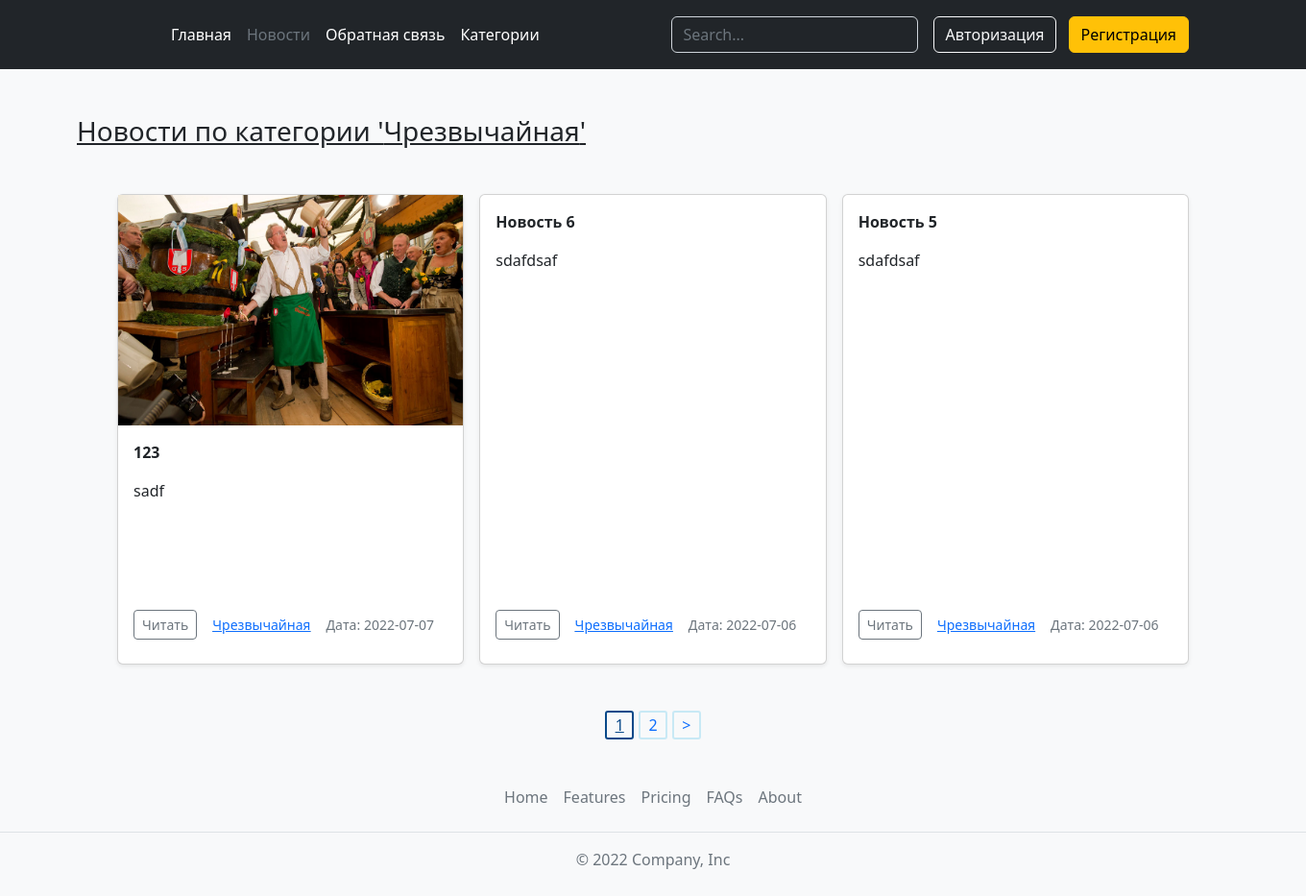
Page /news_by_cats/chrezvychajnaya on the earlier database version.
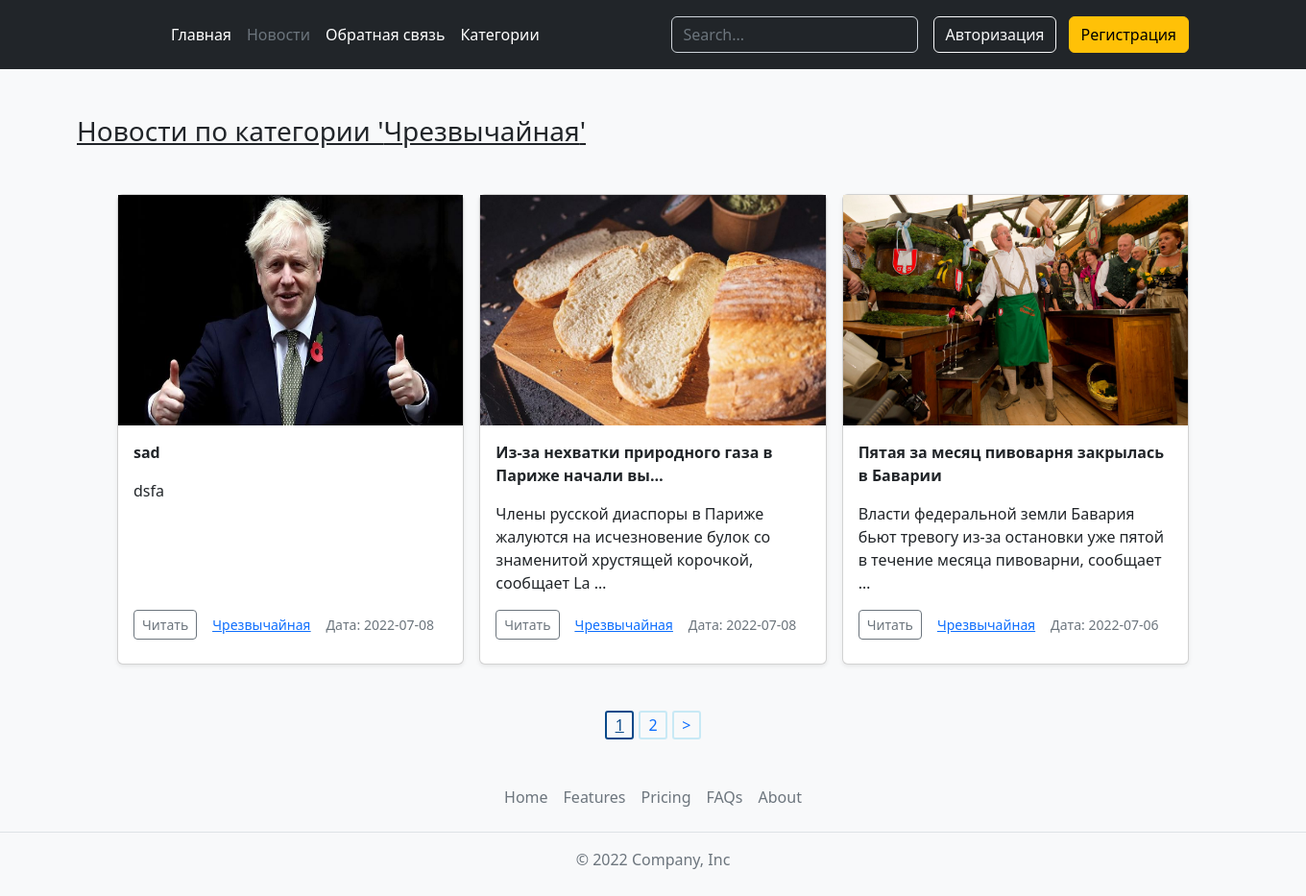
Same page on the later database version.
### news/models.py (models this page shows, shortened)
class New(models.Model):
    title = models.CharField(max_length=255, verbose_name="Заголовок")
    slug = models.SlugField(max_length=255, unique=True, db_index=True, null=True, verbose_name="URL", error_messages={'unique': 'Ошибка в URL'})
    content = models.TextField(blank=True, verbose_name="Содержание")
    time_create = models.DateTimeField(auto_now_add=True, verbose_name="Дата создания")
    time_update = models.DateTimeField(auto_now=True, verbose_name="Дата обновления")
    photo = models.ImageField(upload_to="%Y/%m/%d", verbose_name="Фото")
    is_published = models.BooleanField(default=True, verbose_name="Статус публикации")
    cat = models.ForeignKey('Category', on_delete=models.PROTECT, verbose_name="Категория")
    def get_absolute_url(self):
        return reverse('new', kwargs={'new_slug': self.slug})
    class Meta:
        verbose_name = "Новость"
        verbose_name_plural = "Новости"
        ordering = ["-id"]

class Category(models.Model):
    name = models.CharField(max_length=255, verbose_name="Название категории")
    slug = models.SlugField(max_length=255, unique=True, db_index=True, null=True, verbose_name="URL")
    def get_absolute_url(self):
        return reverse('news_by_cat', kwargs={'cat_slug': self.slug})
    class Meta:
        verbose_name = "Категория"
        verbose_name_plural = "Категории"
        ordering = ["id"]

### news/views.py (the view)
# urls.py: path('news_by_cats/<slug:cat_slug>', cache_page(60)(NewsCat.as_view()), name='news_by_cat'),
class NewsCat(DataMixin, ListView):
    model = New
    template_name = 'news/news_by_cat.html'
    context_object_name = 'news'
    allow_empty = True
    paginate_by = 3
    def get_context_data(self, *, object_list=None, **kwargs):
        context = super().get_context_data(**kwargs)
        c_def = self.get_user_context(active='all_news', cat_name=Category.objects.get(slug=self.kwargs['cat_slug']).name)
        context.update(c_def)
        return context
    def get_queryset(self):
        return self.model.objects.filter(cat__slug=self.kwargs['cat_slug'], is_published=True).select_related('cat')

### news/templatetags/news_tags.py (called while the page is built)
@register.simple_tag(name='get_menu')
def get_menu_to_nav(active: str):
    menu = [
            {'name_link': 'Главная', 'name_path': 'index', 'params': None, 'status': 'default'},
            {'name_link': 'Новости', 'name_path': 'all_news', 'params': {'page': 1}, 'status': 'default'},
            {'name_link': 'Предложить новость', 'name_path': 'add_new', 'params': None, 'status': 'default'},
            {'name_link': 'Обратная связь', 'name_path': 'contact', 'params': None, 'status': 'default'},
    ]
    indexs = {
        'index': 0,
        'all_news': 1,
        'add_new': 2,
        'contact': 3,
    }
    if active in indexs:
        menu[indexs[active]]['status'] = 'active'
    return menu

@register.inclusion_tag(filename='news/needful/cats.html', name='show_cats')
def show_block_cats(sort=None, cat_name=None):
    if not sort:
        cats = cache.get('cats')
        if not cats:
            cats = Category.objects.annotate(Count('new'))
    else:
        cats = Category.objects.order_by(sort).annotate(Count('new'))
    return {'cats': cats, 'cat_name': cat_name}

### news/templates/news/news_by_cat.html (shortened to what this page needs)
{% extends 'news/base.html' %}
{% block content %}
    <h3 class="news_title">Новости по категории '{{ cat_name }}'</h3>
    {% include 'news/needful/posts.html' %}
{% endblock %}

### news/templates/news/needful/posts.html (shortened to what this page needs)
<div class="album py-5 bg-light">
    <div class="container">
      <div class="row row-cols-1 row-cols-sm-2 row-cols-md-3 g-3">
          {% if news %}
            {% for new in news %}
                <div class="col">
                    <div class="card shadow-sm">
                        {% if new.photo %}
                            <img src="{{ new.photo.url }}" alt="" class="photo_new">
                        {% endif %}
                        <div class="card-body">
                        <p class="card-text"><strong>{{ new.title | truncatechars:50 }}</strong></p>
                        <p class="card-text">{{ new.content | truncatewords:15 | striptags }}</p>
                        <div class="d-flex justify-content-between align-items-center about_new">
                            <div class="btn-group">
                                <a href="{{ new.get_absolute_url }}" class="btn btn-sm btn-outline-secondary">
                                    Читать
                                </a>
                            </div>
                            <small class="text-muted"><u>
                                <a href="{{ new.cat.get_absolute_url }}">{{ new.cat.name }}</a>
                            </u></small>
                            <small class="text-muted">Дата: {{ new.time_update | date:'Y-m-d' }}</small>
                        </div>
                        </div>
                    </div>
                </div>
            {% endfor %}
          {% else %}
            <h2>Несуществующая страница! <a href="{% url 'index' %}">Главная.</a></h2>
          {% endif %}
        </div>
      </div>
    </div>
<div class="paginate">
    {% if page_obj.has_other_pages %}
        {% for p in paginator.page_range %}
            {% if page_obj.number == p %}
                <a href="?page={{ p }}" class="active">{{ p }}</a>
            {% else %}
                <a href="?page={{ p }}">{{ p }}</a>
            {% endif %}
        {% endfor %}
        {% if page_obj.has_next %}
            <a href="?page={{ page_obj.next_page_number }}">></a>
        {% endif %}
    {% endif %}
</div>

Differences in the rows shown:
no longer on this page (row edited): New: photo (picture), title "123", content "sadf", cat.name "Чрезвычайная", time_update "2022-07-07"
no longer on this page (row edited): New: title "Новость 6", content "sdafdsaf", cat.name "Чрезвычайная", time_update "2022-07-06"
no longer on this page (row edited): New: title "Новость 5", content "sdafdsaf", cat.name "Чрезвычайная", time_update "2022-07-06"
added New: photo (picture), title "sad", content "dsfa", cat.name "Чрезвычайная", time_update "2022-07-08"
added New: photo (picture), title "Из-за нехватки природного газа в Париже начали вы…", content "Члены русской диаспоры в Париже жалуются на исчезновение булок со знаменитой хрустящей корочкой, сообщает La …", cat.name "Чрезвычайная", time_update "2022-07-08"
now on this page (row unchanged): New: photo (picture), title "Пятая за месяц пивоварня закрылась в Баварии", content "Власти федеральной земли Бавария бьют тревогу из-за остановки уже пятой в течение месяца пивоварни, сообщает …", cat.name "Чрезвычайная", time_update "2022-07-06"
